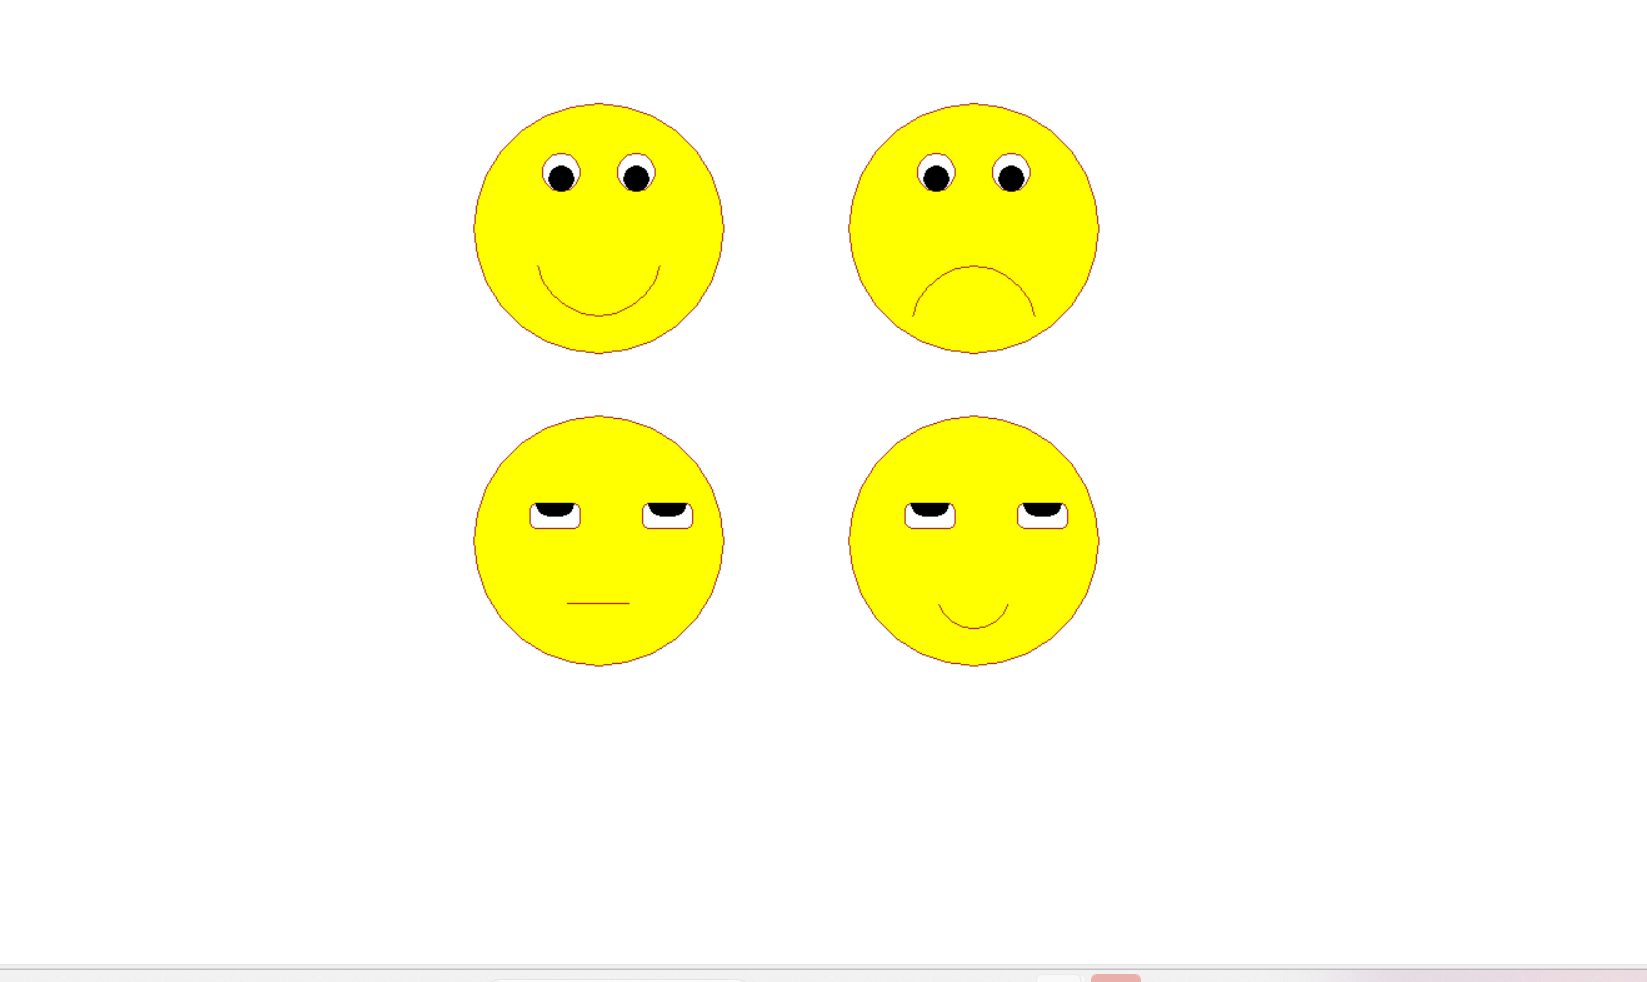

This chart was generated by the following Python code:
import turtle as t

data=[[-150,100],[-150,-150],[150,100],[150,-150]]#数据

#左眼
def yanjing1(x,y):
    t.penup()
    t.goto(x-30,y+130)
    t.pendown()
    t.setheading(0)
    t.begin_fill()
    t.color("brown","white")
    t.circle(15,360)
    t.end_fill()
    t.penup()
    t.goto(x-30,y+130)
    t.pendown()
    t.setheading(0)
    t.begin_fill()
    t.color("black")
    t.circle(10,360)
    t.end_fill()

#右眼
def yanjing2(x,y):
    t.penup()
    t.goto(x+30,y+130)
    t.pendown()
    t.setheading(0)
    t.begin_fill()
    t.color("brown","white")
    t.circle(15,360)
    t.end_fill()
    t.penup()
    t.goto(x+30,y+130)
    t.pendown()
    t.setheading(0)
    t.begin_fill()
    t.color("black")
    t.circle(10,360)
    t.end_fill()
#笑脸的嘴
def zui1(x,y):
    t.penup()
    t.goto(x,y+30)
    t.pendown()
    t.setheading(0)
    t.color("brown")
    t.circle(50,80)
    t.penup()
    t.goto(x,y+30)
    t.pendown()
    t.setheading(0)
    t.circle(50,-80)
#哭脸的嘴
def zui2(x,y):
    t.penup()
    t.goto(x,y+70)
    t.pendown()
    t.setheading(0)
    t.color("brown")
    t.circle(-50,80)
    t.penup()
    t.goto(x,y+70)
    t.pendown()
    t.setheading(0)
    t.circle(-50,-80)
    
#死鱼眼左（无精打采）
def siyu_yan1(x,y):
    t.penup()
    t.goto(x-50,y+110)
    t.pendown()
    t.setheading(0)
    t.begin_fill()
    t.color("brown","white")
    t.forward(30)
    t.circle(5,90)
    t.forward(10)
    t.circle(5,90)
    t.forward(30)
    t.circle(5,90)
    t.forward(10)
    t.circle(5,90)
    t.end_fill()
    t.penup()
    t.goto(x-50,y+130)
    t.pendown()
    t.setheading(-90)
    t.begin_fill()
    t.color("black")
    t.circle(10,90)
    t.forward(10)
    t.circle(10,90)
    t.end_fill()
    t.hideturtle()
#死鱼眼右（无精打采）
def siyu_yan2(x,y):
    t.penup()
    t.goto(x+40,y+110)
    t.pendown()
    t.setheading(0)
    t.begin_fill()
    t.color("brown","white")
    t.forward(30)
    t.circle(5,90)
    t.forward(10)
    t.circle(5,90)
    t.forward(30)
    t.circle(5,90)
    t.forward(10)
    t.circle(5,90)
    t.end_fill()
    t.penup()
    t.goto(x+40,y+130)
    t.pendown()
    t.setheading(-90)
    t.begin_fill()
    t.color("black")
    t.circle(10,90)
    t.forward(10)
    t.circle(10,90)
    t.end_fill()
    t.hideturtle()

#表情4的嘴
def zui3(x,y):
    t.penup()
    t.goto(x,y+30)
    t.pendown()
    t.setheading(0)
    t.color("brown")
    t.circle(30,70)
    t.penup()
    t.goto(x,y+30)
    t.pendown()
    t.setheading(0)
    t.circle(30,-70)

def xiao_lian(x,y):
    t.penup()     #脸
    t.goto(x,y)
    t.pendown()
    t.setheading(0)
    t.begin_fill()
    t.color("brown","yellow")
    t.circle(100,360)
    t.end_fill()
    #左眼睛
    yanjing1(x,y)
    #右眼
    yanjing2(x,y)
    #嘴
    zui1(x,y)

def ku_lian(x,y):
    t.penup()     #脸
    t.goto(x,y)
    t.pendown()
    t.setheading(0)
    t.begin_fill()
    t.color("brown","yellow")
    t.circle(100,360)
    t.end_fill()
    #左眼睛
    yanjing1(x,y)
    #右眼
    yanjing2(x,y)
    #嘴
    zui2(x,y)




#死鱼脸（无精打采）
def siyu_lian(x,y):
    t.penup()     #脸
    t.goto(x,y)
    t.pendown()
    t.setheading(0)
    t.begin_fill()
    t.color("brown","yellow")
    t.circle(100,360)
    t.end_fill()
    #左眼睛
    siyu_yan1(x,y)
    #右眼
    siyu_yan2(x,y)
    #嘴
    t.penup()     
    t.goto(x-25,y+50)
    t.pendown()
    t.setheading(0)
    t.color("brown")
    t.forward(50)
    
#表情4（看不出来是什么表情）
def lian4(x,y):
    t.penup()     #脸
    t.goto(x,y)
    t.pendown()
    t.setheading(0)
    t.begin_fill()
    t.color("brown","yellow")
    t.circle(100,360)
    t.end_fill()
    #左眼睛
    siyu_yan1(x,y)
    #右眼
    siyu_yan2(x,y)
    #嘴
    zui3(x,y)

xiao_lian(data[0][0],data[0][1])
siyu_lian(data[1][0],data[1][1])
ku_lian(data[2][0],data[2][1])    
lian4(data[3][0],data[3][1])
t.hideturtle()
